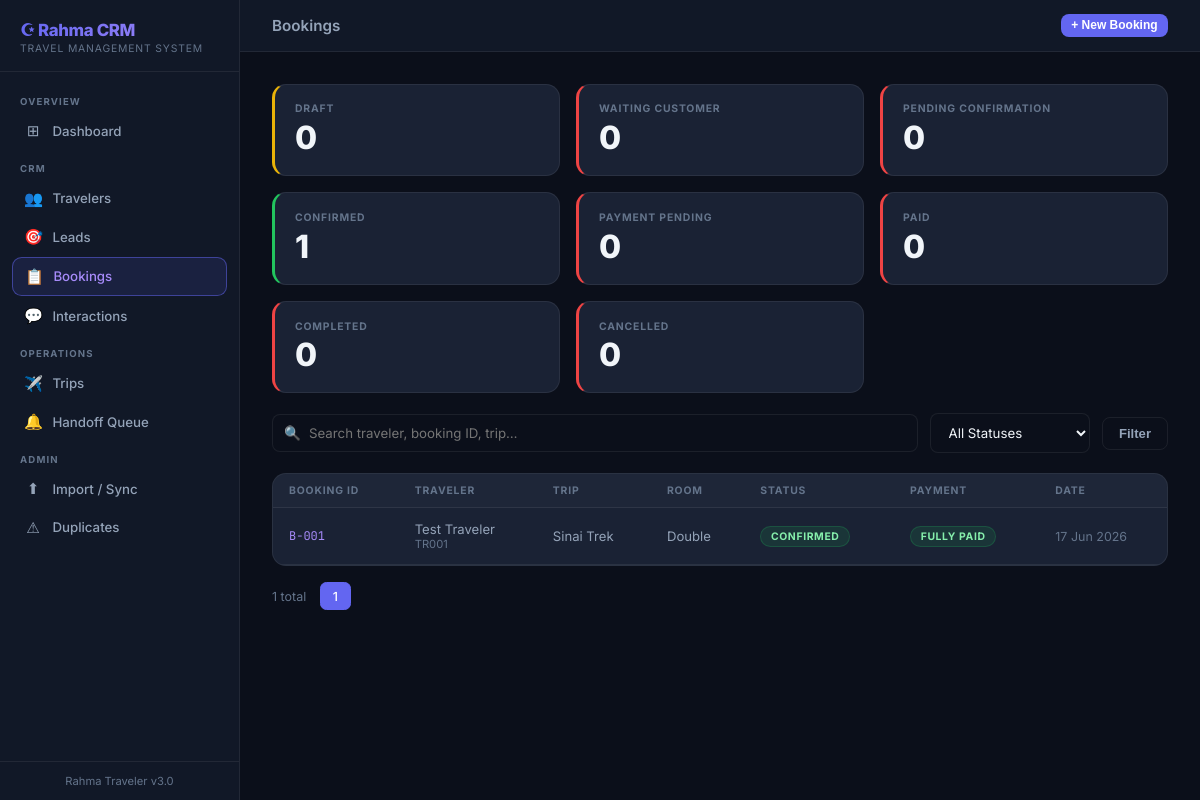
The app's page /bookings/, older data.
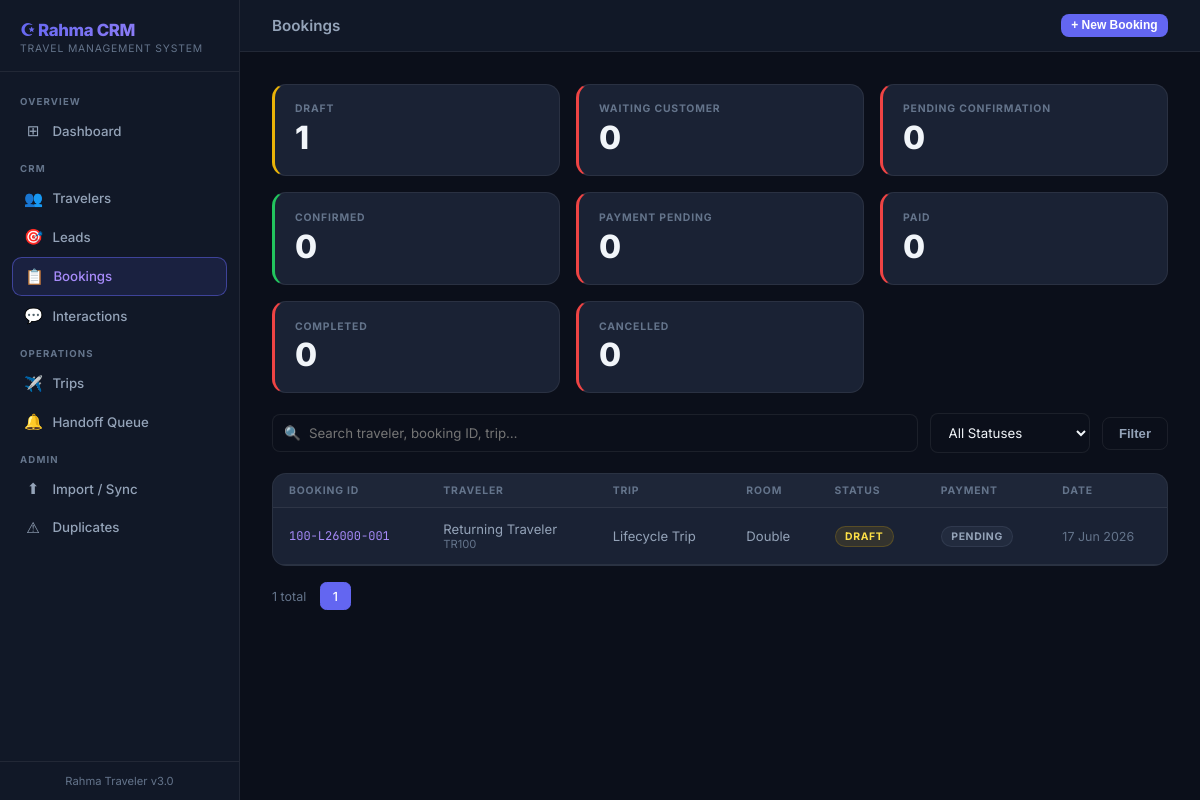
The same page, newer data.
### app/models/booking.py (models this page shows, shortened)
class TripBooking(db.Model):
    __tablename__ = 'trip_bookings'
    booking_id = db.Column(db.String(50), primary_key=True)
    trip_id = db.Column(db.String(50), db.ForeignKey('trips.trip_id'))
    trip_name = db.Column(db.String(200))
    traveler_id = db.Column(db.String(20), db.ForeignKey('travelers.traveler_id'))
    traveler_name = db.Column(db.String(200))
    room_type = db.Column(db.String(50))
    flight_option = db.Column(db.String(50))
    date_option = db.Column(db.String(50))
    currency = db.Column(db.String(20))
    booking_status = db.Column(db.String(50)) # Draft / Confirmed / Cancelled
    draft_created_at = db.Column(db.DateTime, default=datetime.utcnow)
    booking_source = db.Column(db.String(100))
    lead_id = db.Column(db.String(50))
    interaction_id = db.Column(db.String(50))
    alert_id = db.Column(db.String(50))
    payment_status = db.Column(db.String(100))
    booking_notes = db.Column(db.Text)

### app/routes/bookings.py (the view)
@bookings_bp.route('/')
def index():
    q = request.args.get('q', '')
    status = request.args.get('status', '')
    page = request.args.get('page', 1, type=int)
    per_page = 25
    query = TripBooking.query
    if q:
        query = query.filter(or_(
            TripBooking.traveler_name.ilike(f'%{q}%'),
            TripBooking.booking_id.ilike(f'%{q}%'),
            TripBooking.trip_name.ilike(f'%{q}%'),
        ))
    if status:
        query = query.filter(TripBooking.booking_status == status)
    pagination = query.order_by(TripBooking.draft_created_at.desc()).paginate(
        page=page, per_page=per_page, error_out=False)
    bookings = pagination.items
    counts = {s: TripBooking.query.filter_by(booking_status=s).count() for s in BOOKING_STATUSES}
    active_trips = Trip.query.filter(Trip.sales_status == 'Open').all()
    trips_data = [t.to_dict() for t in active_trips]
    return render_template('bookings/index.html',
                           bookings=bookings,
                           pagination=pagination,
                           total_count=pagination.total,
                           q=q,
                           current_status=status,
                           statuses=BOOKING_STATUSES,
                           counts=counts,
                           trips_data=trips_data)

### app/templates/bookings/index.html (shortened to what this page needs)
{% extends "base.html" %}
{% block topbar_title %}Bookings{% endblock %}
{% block topbar_actions %}
<button onclick="openModal('createBooking')" class="btn btn-primary btn-sm">+ New Booking</button>
{% endblock %}
{% block content %}
<div class="kpi-grid" style="grid-template-columns:repeat(3,1fr);margin-bottom:1.25rem">
    {% for s, color in [('Draft','badge-yellow'),('Waiting Customer','badge-blue'),('Pending Confirmation','badge-blue'),('Confirmed','badge-green'),('Payment Pending','badge-yellow'),('Paid','badge-green'),('Completed','badge-green'),('Cancelled','badge-red')] %}
    <a href="{{ url_for('bookings.index', status=s) }}" style="text-decoration:none">
        <div class="kpi-card" style="border-left:3px solid {% if s == 'Draft' %}var(--yellow){% elif s == 'Confirmed' %}var(--green){% else %}var(--red){% endif %}">
            <div class="kpi-label">{{ s }}</div>
            <div class="kpi-value">{{ counts.get(s, 0) }}</div>
        </div>
    </a>
    {% endfor %}
</div>
<form method="GET" action="{{ url_for('bookings.index') }}" class="search-bar">
    <div class="search-input-wrap">
        <span class="search-icon">🔍</span>
        <input class="form-input" type="text" name="q" value="{{ q }}" placeholder="Search traveler, booking ID, trip…">
    </div>
    <select class="form-select" name="status" style="width:160px">
        <option value="">All Statuses</option>
    </select>
    <button type="submit" class="btn btn-ghost">Filter</button>
</form>
{% if bookings %}
<div class="card" style="padding:0;overflow:hidden">
    <table class="data-table">
        <thead><tr>
            <th>Booking ID</th><th>Traveler</th><th>Trip</th><th>Room</th><th>Status</th><th>Payment</th><th>Date</th>
        </tr></thead>
        <tbody>
        {% for b in bookings %}
        <tr onclick="window.location='{{ url_for('bookings.detail', booking_id=b.booking_id) }}'">
            <td class="mono">{{ b.booking_id }}</td>
            <td>
                <div class="primary">{{ b.traveler_name or '—' }}</div>
                {% if b.traveler_id %}<div style="font-size:0.7rem;color:var(--text-muted)">{{ b.traveler_id }}</div>{% endif %}
            </td>
            <td style="max-width:160px;overflow:hidden;text-overflow:ellipsis;white-space:nowrap">{{ b.trip_name or b.trip_id or '—' }}</td>
            <td>{{ b.room_type or '—' }}</td>
            <td>
                {% if b.booking_status == 'Confirmed' %}<span class="badge badge-green">Confirmed</span>
                {% elif b.booking_status == 'Payment Pending' %}<span class="badge badge-yellow">Payment Pending</span>
                {% elif b.booking_status == 'Paid' or b.booking_status == 'Completed' %}<span class="badge badge-green">{{ b.booking_status }}</span>
                {% elif b.booking_status == 'Waiting Customer' or b.booking_status == 'Pending Confirmation' %}<span class="badge badge-blue">{{ b.booking_status }}</span>
                {% elif b.booking_status == 'Cancelled' %}<span class="badge badge-red">Cancelled</span>
                {% else %}<span class="badge badge-yellow">Draft</span>{% endif %}
            </td>
            <td>
                {% if b.payment_status == 'Fully Paid' %}<span class="badge badge-green">{{ b.payment_status }}</span>
                {% elif b.payment_status == 'Deposit Paid' %}<span class="badge badge-yellow">{{ b.payment_status }}</span>
                {% elif b.payment_status == 'Refunded' %}<span class="badge badge-red">{{ b.payment_status }}</span>
                {% else %}<span class="badge badge-gray">{{ b.payment_status or 'Pending' }}</span>{% endif %}
            </td>
            <td style="font-size:0.78rem;color:var(--text-muted)">{{ b.draft_created_at.strftime('%d %b %Y') if b.draft_created_at else '—' }}</td>
        </tr>
        {% endfor %}
        </tbody>
    </table>
</div>
<div class="pagination">
    <span style="font-size:0.78rem;color:var(--text-muted);margin-right:0.5rem">{{ total_count }} total</span>
    {% for p in pagination.iter_pages(left_edge=1, right_edge=1, left_current=2, right_current=2) %}
        {% if p %}<a href="{{ url_for('bookings.index', page=p, q=q, status=current_status) }}" class="page-btn {% if p == pagination.page %}active{% endif %}">{{ p }}</a>
        {% else %}<span style="padding:0 0.25rem;color:var(--text-muted)">…</span>{% endif %}
    {% endfor %}
</div>
{% endif %}
{% endblock %}

### app/templates/base.html (shortened to what this page needs)
<!DOCTYPE html>
<html lang="en">
<head>
</head>
<body>
<div class="app-layout">
    <nav class="sidebar">
        <div class="sidebar-brand">
            <div class="logo-text">☪ Rahma CRM</div>
            <div class="logo-sub">Travel Management System</div>
        </div>
        <div class="sidebar-nav">
            <div class="nav-section-label">Overview</div>
            <a href="{{ url_for('admin.dashboard') }}" class="nav-link {% if request.endpoint == 'admin.dashboard' %}active{% endif %}">
                <span class="nav-icon">⊞</span> Dashboard
            </a>
            <div class="nav-section-label">CRM</div>
            <a href="{{ url_for('travelers.index') }}" class="nav-link {% if request.blueprint == 'travelers' %}active{% endif %}">
                <span class="nav-icon">👥</span> Travelers
            </a>
            <a href="{{ url_for('leads.index') }}" class="nav-link {% if request.blueprint == 'leads' %}active{% endif %}">
                <span class="nav-icon">🎯</span> Leads
            </a>
            <a href="{{ url_for('bookings.index') }}" class="nav-link {% if request.blueprint == 'bookings' %}active{% endif %}">
                <span class="nav-icon">📋</span> Bookings
            </a>
            <a href="{{ url_for('interactions.index') }}" class="nav-link {% if request.blueprint == 'interactions' %}active{% endif %}">
                <span class="nav-icon">💬</span> Interactions
            </a>
            <div class="nav-section-label">Operations</div>
            <a href="{{ url_for('trips.index') }}" class="nav-link {% if request.blueprint == 'trips' %}active{% endif %}">
                <span class="nav-icon">✈️</span> Trips
            </a>
            <a href="{{ url_for('handoffs.index') }}" class="nav-link {% if request.blueprint == 'handoffs' %}active{% endif %}">
                <span class="nav-icon">🔔</span> Handoff Queue
            </a>
            <div class="nav-section-label">Admin</div>
            <a href="{{ url_for('admin.import_data') }}" class="nav-link {% if request.endpoint == 'admin.import_data' %}active{% endif %}">
                <span class="nav-icon">⬆</span> Import / Sync
            </a>
            <a href="{{ url_for('admin.duplicates') }}" class="nav-link {% if request.endpoint == 'admin.duplicates' %}active{% endif %}">
                <span class="nav-icon">⚠</span> Duplicates
            </a>
        </div>
        <div class="sidebar-footer">Rahma Traveler v3.0</div>
    </nav>
    <div class="main-content">
        <div class="topbar">
            <span class="topbar-title">{% block topbar_title %}{% endblock %}</span>
            <div class="topbar-actions">{% block topbar_actions %}{% endblock %}</div>
        </div>
        <div class="page-body">
            {% block content %}{% endblock %}
        </div>
    </div>
</div>
</body>
</html>

Row changes from the older to the newer data that the page shows:
removed TripBooking: booking_id "B-001", traveler_name "Test Traveler", traveler_id "TR001", trip_name "Sinai Trek", room_type "Double", booking_status "CONFIRMED", payment_status "FULLY PAID", draft_created_at "17 Jun 2026"
added TripBooking: booking_id "100-L26000-001", traveler_name "Returning Traveler", traveler_id "TR100", trip_name "Lifecycle Trip", room_type "Double", booking_status "DRAFT", payment_status "PENDING", draft_created_at "17 Jun 2026"
Text that changed along with them:
new list line: "DRAFT 1"
new list line: "CONFIRMED 0"
list line gone: "DRAFT 0"
list line gone: "CONFIRMED 1"
